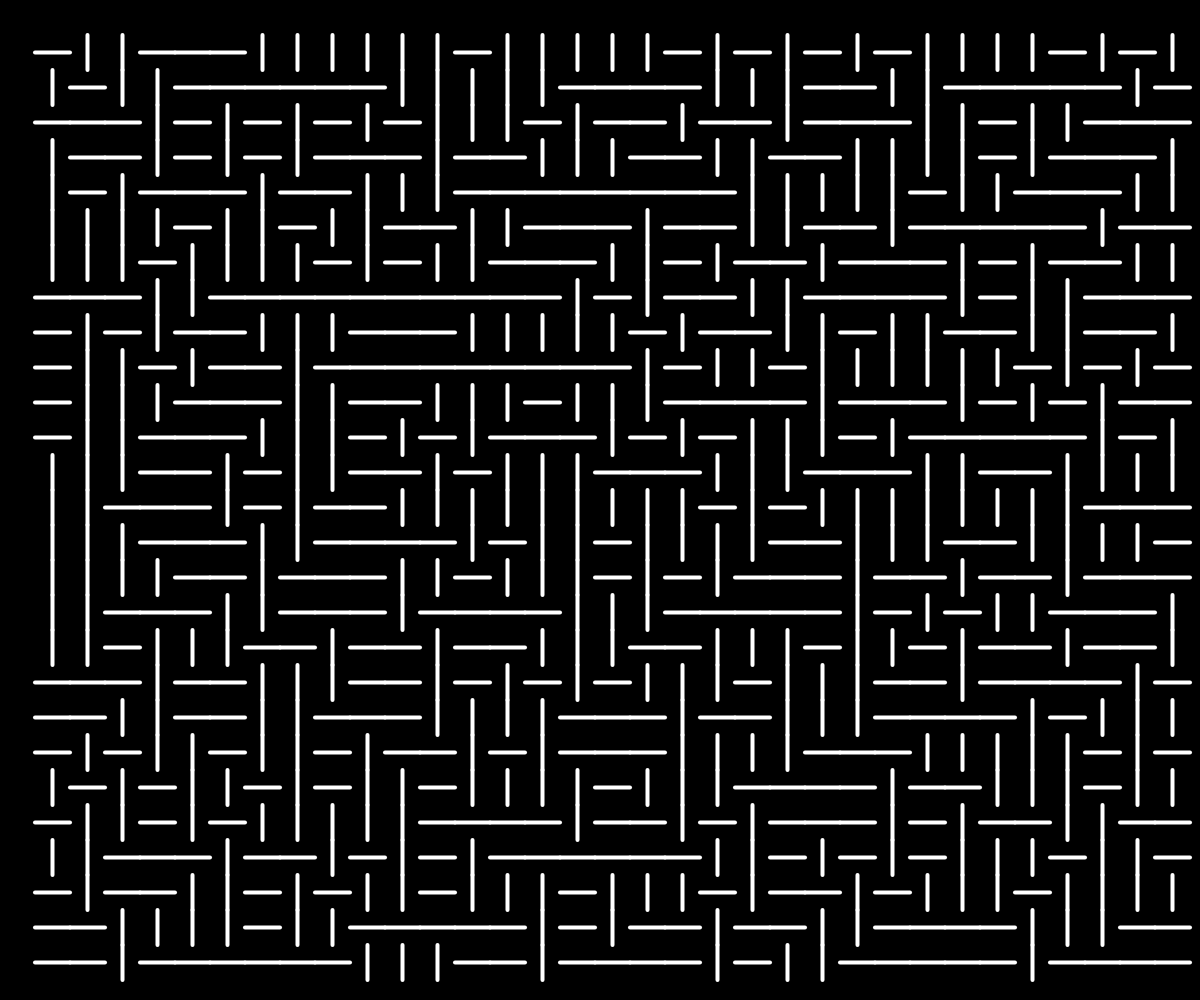
Frame 1 (no input)
Frame 60 (no input): identical to frame 1, image omitted
Frame 120 (the mouse pressed at the canvas centre since frame 60): identical to frame 1, image omitted

The p5.js sketch that drew this single still picture (run headless with seeded random() and noise() and a simulated clock; from frame 60 on, the mouse is pressed at the canvas centre):

// p5.js sketch
// ── sketch.js

var seed = 160;

var siz = 35;


function setup() {

    createCanvas(windowWidth, windowHeight);

    background(0);

    rectMode(CORNER);
    seed = random(1000);


}


function draw() {

    background(0);
   randomSeed(seed);
    strokeWeight(4)
    stroke(255)

    for (var i = siz; i < windowWidth - siz; i += siz) {
        for (var j = siz; j < windowHeight - siz; j += siz) {
            push()
            var rd = random(100)
            if(rd <50){
                line(i+siz/2,j,i+siz/2,j+siz);
            }
            else {
                line(i,j+siz/2,i+siz,j+siz/2);
            }

            pop()
        }
    }
}

function mouseReleased() {

    seed = random(1000);
    siz = int(random(10, 50))

}
